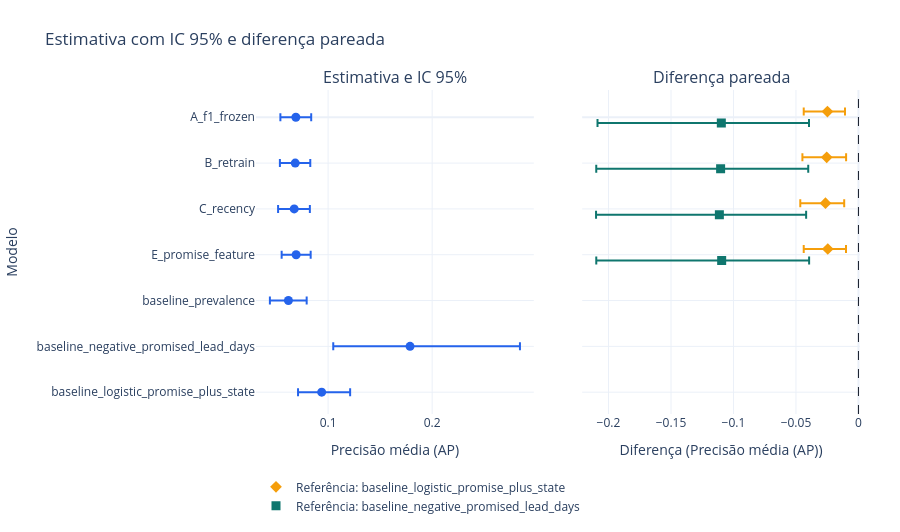

The code cell stored with this chart in its notebook:
### Markdown cell above
A tabela a seguir traz a diferença pareada de AP de cada variante contra as duas referências, com o IC 95% obtido nas mesmas reamostragens diárias. O gráfico de intervalos reúne a AP de cada variante e das baselines, com o IC 95%, e as diferenças pareadas contra as duas referências, com a linha de zero.

### Code cell
paired = posthoc["paired_difference"]
display(
    paired[
        [
            "model",
            "reference",
            "estimate_model",
            "estimate_reference",
            "difference",
            "ci_low",
            "ci_high",
            "difference_sign",
            "ci_excludes_zero",
            "reading",
            "status",
        ]
    ]
)

from ecom_delivery_sla_viz import plot_metric_intervals

plot_metric_intervals(metrics, metric="average_precision", paired=paired, language=LANG).show()

### Figure 1 — Plotly figure (JSON) as saved in the notebook; plotly's stock layout.template omitted (floating-point values rounded to 4 significant figures)
{"data": [{"error_x": {"array": [0.01475, 0.01444, 0.01504, 0.01398, 0.01754, 0.1056, 0.02735], "arrayminus": [0.01486, 0.01476, 0.01549, 0.01391, 0.01779, 0.07378, 0.02271], "color": "#2563EB", "symmetric": false, "type": "data"}, "hovertemplate": "%{text}<br>%{x:.4f}<extra></extra>", "marker": {"color": "#2563EB", "size": 9}, "mode": "markers", "name": "Precisão média (AP)", "showlegend": false, "text": ["A_f1_frozen", "B_retrain", "C_recency", "E_promise_feature", "baseline_prevalence", "baseline_negative_promised_lead_days", "baseline_logistic_promise_plus_state"], "type": "scatter", "x": [0.06903, 0.06845, 0.06745, 0.0693, 0.06188, 0.1787, 0.09384], "xaxis": "x", "y": [0, 1, 2, 3, 4, 5, 6], "yaxis": "y"}, {"error_x": {"array": [0.01406, 0.01551, 0.01499, 0.0146], "arrayminus": [0.01897, 0.01945, 0.02016, 0.01924], "color": "#F59E0B", "symmetric": false, "type": "data"}, "hovertemplate": "%{text}<br>Referência: baseline_logistic_promise_plus_state<br>%{x:.4f}<extra></extra>", "marker": {"color": "#F59E0B", "size": 9, "symbol": "diamond"}, "mode": "markers", "name": "Referência: baseline_logistic_promise_plus_state", "text": ["A_f1_frozen", "B_retrain", "C_recency", "E_promise_feature"], "type": "scatter", "x": [-0.02482, -0.02539, -0.02639, -0.02455], "xaxis": "x2", "y": [-0.125, 0.875, 1.875, 2.875], "yaxis": "y2"}, {"error_x": {"array": [0.07017, 0.07012, 0.06944, 0.06998], "arrayminus": [0.09908, 0.09952, 0.09868, 0.1003], "color": "#0F766E", "symmetric": false, "type": "data"}, "hovertemplate": "%{text}<br>Referência: baseline_negative_promised_lead_days<br>%{x:.4f}<extra></extra>", "marker": {"color": "#0F766E", "size": 9, "symbol": "square"}, "mode": "markers", "name": "Referência: baseline_negative_promised_lead_days", "text": ["A_f1_frozen", "B_retrain", "C_recency", "E_promise_feature"], "type": "scatter", "x": [-0.1097, -0.1103, -0.1113, -0.1095], "xaxis": "x2", "y": [0.125, 1.125, 2.125, 3.125], "yaxis": "y2"}], "layout": {"annotations": [{"font": {"size": 16}, "showarrow": false, "text": "Estimativa e IC 95%", "x": 0.23, "xanchor": "center", "xref": "paper", "y": 1, "yanchor": "bottom", "yref": "paper"}, {"font": {"size": 16}, "showarrow": false, "text": "Diferença pareada", "x": 0.77, "xanchor": "center", "xref": "paper", "y": 1, "yanchor": "bottom", "yref": "paper"}], "height": 532, "legend": {"orientation": "h", "y": -0.18}, "margin": {"b": 60, "l": 60, "r": 40, "t": 90}, "shapes": [{"line": {"color": "#111827", "dash": "dash", "width": 1}, "type": "line", "x0": 0, "x1": 0, "xref": "x2", "y0": 0, "y1": 1, "yref": "y2 domain"}], "title": {"text": "Estimativa com IC 95% e diferença pareada"}, "xaxis": {"anchor": "y", "domain": [0, 0.46], "title": {"text": "Precisão média (AP)"}}, "xaxis2": {"anchor": "y2", "domain": [0.54, 1], "title": {"text": "Diferença (Precisão média (AP))"}}, "yaxis": {"anchor": "x", "automargin": true, "autorange": "reversed", "domain": [0, 1], "ticktext": ["A_f1_frozen", "B_retrain", "C_recency", "E_promise_feature", "baseline_prevalence", "baseline_negative_promised_lead_days", "baseline_logistic_promise_plus_state"], "tickvals": [0, 1, 2, 3, 4, 5, 6], "title": {"text": "Modelo"}}, "yaxis2": {"anchor": "x2", "automargin": true, "autorange": "reversed", "domain": [0, 1], "matches": "y", "showticklabels": false, "ticktext": ["A_f1_frozen", "B_retrain", "C_recency", "E_promise_feature", "baseline_prevalence", "baseline_negative_promised_lead_days", "baseline_logistic_promise_plus_state"], "tickvals": [0, 1, 2, 3, 4, 5, 6]}}}
